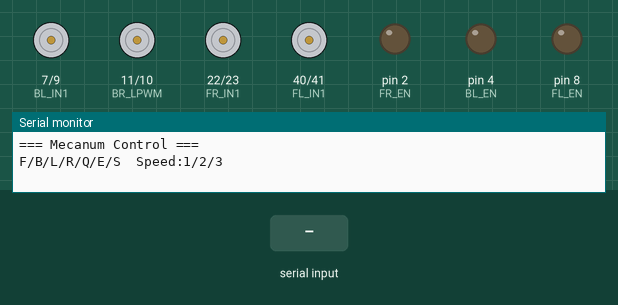
The sketch below on a simulated Arduino Mega 2560, built with avr-gcc and run on an emulated ATmega2560. Shown: motor-driver pin pairs drawn as motors (green arrow = first pin HIGH = forward, orange = second pin HIGH = backward, longer = more drive), output pins drawn as LEDs (lit = HIGH), the last lines printed to the serial monitor. The test bench sets the inputs (shaded band).

Above: at 1.2 s.
1.3 s: "F" received over Serial
At 2.3 s:
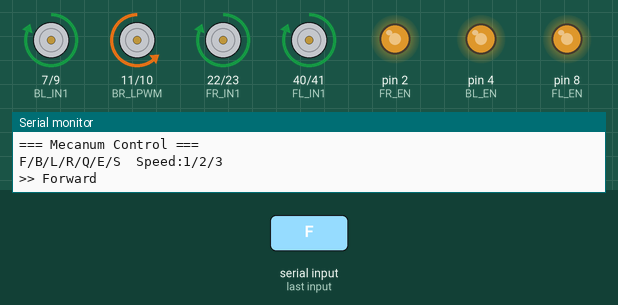
2.8 s: byte 69 ('E') received over Serial
At 3.5 s:
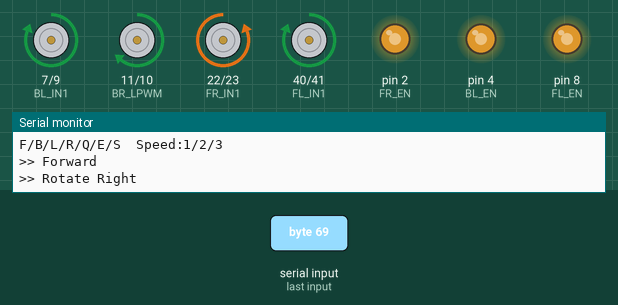
4.3 s: "B" received over Serial
At 4.6 s:
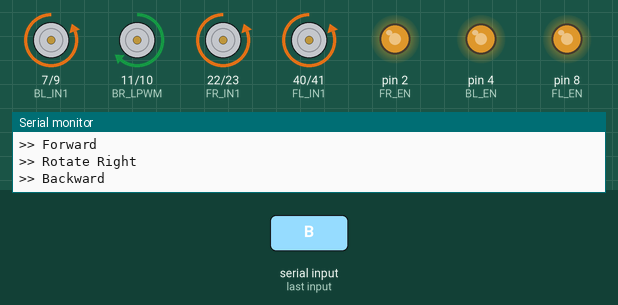
5.8 s: "L" received over Serial
At 7.0 s:
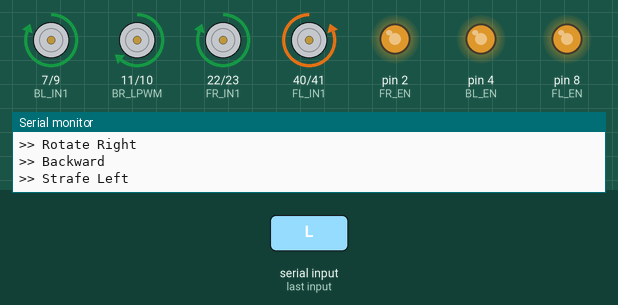
7.3 s: "R" received over Serial
At 8.1 s:
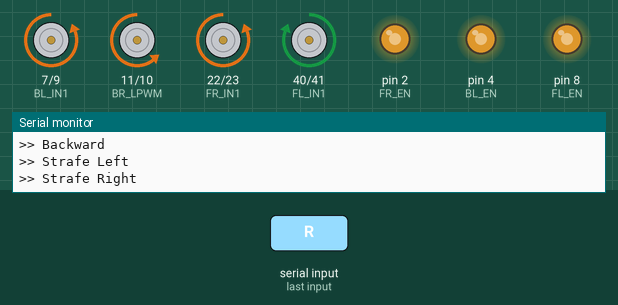
8.8 s: "Q" received over Serial
At 9.3 s:
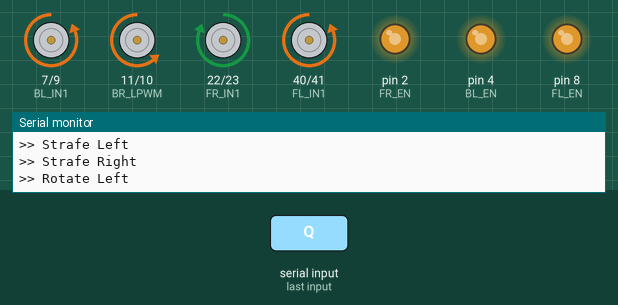
Timing chart, 0 to 11.3 s (numbered marks = the images above; inputs shaded):
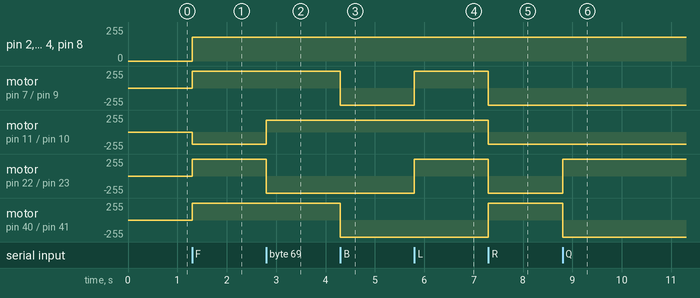

The sketch:

Mecanum_Serial.ino
```cpp
/*
 * Mecanum Wheel Control - Serial
 *
 * FL (L293D): EN=8,  IN1=40, IN2=41
 * FR (L293D): EN=2,  IN1=22, IN2=23
 * BL (L293D): EN=4,  IN1=7,  IN2=9
 * BR (BTS7960): RPWM=10, LPWM=11
 *
 * Commands (Serial Monitor @ 115200):
 *   F = Forward       B = Backward
 *   L = Strafe Left   R = Strafe Right
 *   Q = Rotate Left   E = Rotate Right
 *   S = Stop
 *   1 = Speed 120     2 = Speed 180     3 = Speed 230
 */

// FL
#define FL_EN   8
#define FL_IN1  40
#define FL_IN2  41

// FR
#define FR_EN   2
#define FR_IN1  22
#define FR_IN2  23

// BL
#define BL_EN   4
#define BL_IN1  7
#define BL_IN2  9

// BR (BTS7960)
#define BR_RPWM 10
#define BR_LPWM 11

int spd = 180;

void motorFL(int dir, int s) {
  if (dir > 0) { digitalWrite(FL_IN1, HIGH); digitalWrite(FL_IN2, LOW); }
  else if (dir < 0) { digitalWrite(FL_IN1, LOW); digitalWrite(FL_IN2, HIGH); }
  else { digitalWrite(FL_IN1, LOW); digitalWrite(FL_IN2, LOW); }
  analogWrite(FL_EN, s);
}

void motorFR(int dir, int s) {
  if (dir > 0) { digitalWrite(FR_IN1, HIGH); digitalWrite(FR_IN2, LOW); }
  else if (dir < 0) { digitalWrite(FR_IN1, LOW); digitalWrite(FR_IN2, HIGH); }
  else { digitalWrite(FR_IN1, LOW); digitalWrite(FR_IN2, LOW); }
  analogWrite(FR_EN, s);
}

void motorBL(int dir, int s) {
  if (dir > 0) { digitalWrite(BL_IN1, HIGH); digitalWrite(BL_IN2, LOW); }
  else if (dir < 0) { digitalWrite(BL_IN1, LOW); digitalWrite(BL_IN2, HIGH); }
  else { digitalWrite(BL_IN1, LOW); digitalWrite(BL_IN2, LOW); }
  analogWrite(BL_EN, s);
}

void motorBR(int dir, int s) {
  if (dir > 0) { analogWrite(BR_RPWM, s); analogWrite(BR_LPWM, 0); }
  else if (dir < 0) { analogWrite(BR_RPWM, 0); analogWrite(BR_LPWM, s); }
  else { analogWrite(BR_RPWM, 0); analogWrite(BR_LPWM, 0); }
}

void stopAll() {
  motorFL(0, 0); motorFR(0, 0); motorBL(0, 0); motorBR(0, 0);
}

void setup() {
  Serial.begin(115200);

  pinMode(FL_EN, OUTPUT);
  pinMode(FL_IN1, OUTPUT);
  pinMode(FL_IN2, OUTPUT);

  pinMode(FR_EN, OUTPUT);
  pinMode(FR_IN1, OUTPUT);
  pinMode(FR_IN2, OUTPUT);

  pinMode(BL_EN, OUTPUT);
  pinMode(BL_IN1, OUTPUT);
  pinMode(BL_IN2, OUTPUT);

  pinMode(BR_RPWM, OUTPUT);
  pinMode(BR_LPWM, OUTPUT);

  stopAll();
  Serial.println("=== Mecanum Control ===");
  Serial.println("F/B/L/R/Q/E/S  Speed:1/2/3");
}

void loop() {
  if (Serial.available()) {
    char cmd = Serial.read();
    switch (cmd) {
      case 'F': case 'f':
        motorFL(1, spd); motorFR(1, spd); motorBL(1, spd); motorBR(1, spd);
        Serial.println(">> Forward");
        break;
      case 'B': case 'b':
        motorFL(-1, spd); motorFR(-1, spd); motorBL(-1, spd); motorBR(-1, spd);
        Serial.println(">> Backward");
        break;
      case 'L': case 'l':
        motorFL(-1, spd); motorFR(1, spd); motorBL(1, spd); motorBR(-1, spd);
        Serial.println(">> Strafe Left");
        break;
      case 'R': case 'r':
        motorFL(1, spd); motorFR(-1, spd); motorBL(-1, spd); motorBR(1, spd);
        Serial.println(">> Strafe Right");
        break;
      case 'Q': case 'q':
        motorFL(-1, spd); motorFR(1, spd); motorBL(-1, spd); motorBR(1, spd);
        Serial.println(">> Rotate Left");
        break;
      case 'E': case 'e':
        motorFL(1, spd); motorFR(-1, spd); motorBL(1, spd); motorBR(-1, spd);
        Serial.println(">> Rotate Right");
        break;
      case 'S': case 's':
        stopAll();
        Serial.println(">> Stop");
        break;
      case '1': spd = 120; Serial.println(">> Speed 120"); break;
      case '2': spd = 180; Serial.println(">> Speed 180"); break;
      case '3': spd = 230; Serial.println(">> Speed 230"); break;
    }
  }
}
```

Measured:
- after the input at 1.3 s, pin 2 (FR_EN), pin 4 (BL_EN), pin 8 (FL_EN): 0/255 → 180/255 at once; motor on pin 7 (BL_IN1) / pin 9 (BL_IN2), motor on pin 22 (FR_IN1) / pin 23 (FR_IN2), motor on pin 40 (FL_IN1) / pin 41 (FL_IN2): stopped → forward 255/255 at once; motor on pin 11 (BR_LPWM) / pin 10 (BR_RPWM): stopped → backward 180/255 at once
- after the input at 2.8 s, motor on pin 11 (BR_LPWM) / pin 10 (BR_RPWM): backward 180/255 → forward 180/255 at once; motor on pin 22 (FR_IN1) / pin 23 (FR_IN2): forward 255/255 → backward 255/255 at once
- after the input at 4.3 s, motor on pin 7 (BL_IN1) / pin 9 (BL_IN2), motor on pin 40 (FL_IN1) / pin 41 (FL_IN2): forward 255/255 → backward 255/255 at once
- after the input at 5.8 s, motor on pin 7 (BL_IN1) / pin 9 (BL_IN2), motor on pin 22 (FR_IN1) / pin 23 (FR_IN2): backward 255/255 → forward 255/255 at once
- after the input at 7.3 s, motor on pin 7 (BL_IN1) / pin 9 (BL_IN2), motor on pin 22 (FR_IN1) / pin 23 (FR_IN2): forward 255/255 → backward 255/255 at once; motor on pin 11 (BR_LPWM) / pin 10 (BR_RPWM): forward 180/255 → backward 180/255 at once; motor on pin 40 (FL_IN1) / pin 41 (FL_IN2): backward 255/255 → forward 255/255 at once
- after the input at 8.8 s, motor on pin 22 (FR_IN1) / pin 23 (FR_IN2): backward 255/255 → forward 255/255 at once; motor on pin 40 (FL_IN1) / pin 41 (FL_IN2): forward 255/255 → backward 255/255 at once
